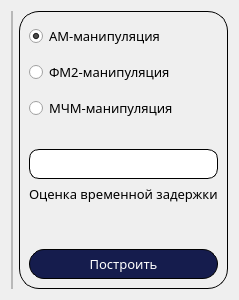
            <widget class="QWidget" name="main_page">
             <layout class="QHBoxLayout" name="horizontalLayout_5">
              <item>
               <widget class="QFrame" name="frame">
                <property name="frameShape">
                 <enum>QFrame::StyledPanel</enum>
                </property>
                <property name="frameShadow">
                 <enum>QFrame::Raised</enum>
                </property>
                <layout class="QVBoxLayout" name="verticalLayout_9">
                 <property name="spacing">
                  <number>0</number>
                 </property>
                 <property name="leftMargin">
                  <number>0</number>
                 </property>
                 <property name="topMargin">
                  <number>0</number>
                 </property>
                 <property name="rightMargin">
                  <number>0</number>
                 </property>
                 <property name="bottomMargin">
                  <number>0</number>
                 </property>
                 <item>
                  <layout class="QVBoxLayout" name="verticalLayout_16">
                   <property name="spacing">
                    <number>0</number>
                   </property>
                  </layout>
                 </item>
                </layout>
               </widget>
              </item>
              <item alignment="Qt::AlignRight">
               <widget class="QFrame" name="frame_2">
                <property name="minimumSize">
                 <size>
                  <width>0</width>
                  <height>0</height>
                 </size>
                </property>
                <property name="styleSheet">
                 <string notr="true">border: 1px solid black;
border-radius: 20px;</string>
                </property>
                <property name="frameShape">
                 <enum>QFrame::StyledPanel</enum>
                </property>
                <property name="frameShadow">
                 <enum>QFrame::Raised</enum>
                </property>
                <layout class="QVBoxLayout" name="verticalLayout_15">
                 <property name="leftMargin">
                  <number>9</number>
                 </property>
                 <item>
                  <widget class="QRadioButton" name="am_manipulation_radio">
                   <property name="minimumSize">
                    <size>
                     <width>0</width>
                     <height>30</height>
                    </size>
                   </property>
                   <property name="font">
                    <font>
                     <family>Century Gothic</family>
                     <pointsize>10</pointsize>
                     <weight>50</weight>
                     <bold>false</bold>
                    </font>
                   </property>
                   <property name="styleSheet">
                    <string notr="true">border: none;</string>
                   </property>
                   <property name="text">
                    <string>АМ-манипуляция</string>
                   </property>
                   <property name="checked">
                    <bool>true</bool>
                   </property>
                  </widget>
                 </item>
                 <item>
                  <widget class="QRadioButton" name="fm2_manipulation_radio">
                   <property name="minimumSize">
                    <size>
                     <width>0</width>
                     <height>30</height>
                    </size>
                   </property>
                   <property name="font">
                    <font>
                     <family>Century Gothic</family>
                     <pointsize>10</pointsize>
                     <weight>50</weight>
                     <bold>false</bold>
                    </font>
                   </property>
                   <property name="styleSheet">
                    <string notr="true">border: none;</string>
                   </property>
                   <property name="text">
                    <string>ФМ2-манипуляция</string>
                   </property>
                  </widget>
                 </item>
                 <item>
                  <widget class="QRadioButton" name="mchm_manipulation_radio">
                   <property name="minimumSize">
                    <size>
                     <width>0</width>
                     <height>30</height>
                    </size>
                   </property>
                   <property name="font">
                    <font>
                     <family>Century Gothic</family>
                     <pointsize>10</pointsize>
                     <weight>50</weight>
                     <bold>false</bold>
                    </font>
                   </property>
                   <property name="styleSheet">
                    <string notr="true">border: none;</string>
                   </property>
                   <property name="text">
                    <string>МЧМ-манипуляция</string>
                   </property>
                  </widget>
                 </item>
                 <item>
                  <spacer name="verticalSpacer_4">
                   <property name="orientation">
                    <enum>Qt::Vertical</enum>
                   </property>
                   <property name="sizeType">
                    <enum>QSizePolicy::Fixed</enum>
                   </property>
                   <property name="sizeHint" stdset="0">
                    <size>
                     <width>20</width>
                     <height>20</height>
                    </size>
                   </property>
                  </spacer>
                 </item>
                 <item>
                  <widget class="QLineEdit" name="time_delay_assessment_edit">
                   <property name="minimumSize">
                    <size>
                     <width>0</width>
                     <height>30</height>
                    </size>
                   </property>
                   <property name="font">
                    <font>
                     <family>Century Gothic</family>
                     <pointsize>10</pointsize>
                    </font>
                   </property>
                   <property name="styleSheet">
                    <string notr="true">border: 1px solid black;
border-radius: 10px;</string>
                   </property>
                   <property name="alignment">
                    <set>Qt::AlignRight|Qt::AlignTrailing|Qt::AlignVCenter</set>
                   </property>
                  </widget>
                 </item>
                 <item>
                  <widget class="QLabel" name="label">
                   <property name="font">
                    <font>
                     <family>Century Gothic</family>
                     <pointsize>10</pointsize>
                    </font>
                   </property>
                   <property name="styleSheet">
                    <string notr="true">border: none;</string>
                   </property>
                   <property name="text">
                    <string>Оценка временной задержки</string>
                   </property>
                  </widget>
                 </item>
                 <item>
                  <spacer name="verticalSpacer_3">
                   <property name="orientation">
                    <enum>Qt::Vertical</enum>
                   </property>
                   <property name="sizeHint" stdset="0">
                    <size>
                     <width>20</width>
                     <height>40</height>
                    </size>
                   </property>
                  </spacer>
                 </item>
                 <item>
                  <widget class="QPushButton" name="draw_button">
                   <property name="minimumSize">
                    <size>
                     <width>0</width>
                     <height>30</height>
                    </size>
                   </property>
                   <property name="font">
                    <font>
                     <family>Century Gothic</family>
                     <pointsize>10</pointsize>
                     <weight>50</weight>
                     <bold>false</bold>
                    </font>
                   </property>
                   <property name="styleSheet">
                    <string notr="true">background-color: rgb(21, 28, 77);
color: rgb(255, 255, 255);
border: 1px solid black;
border-radius: 15px;</string>
                   </property>
                   <property name="text">
                    <string>Построить</string>
                   </property>
                  </widget>
                 </item>
                </layout>
               </widget>
              </item>
             </layout>
            </widget>
